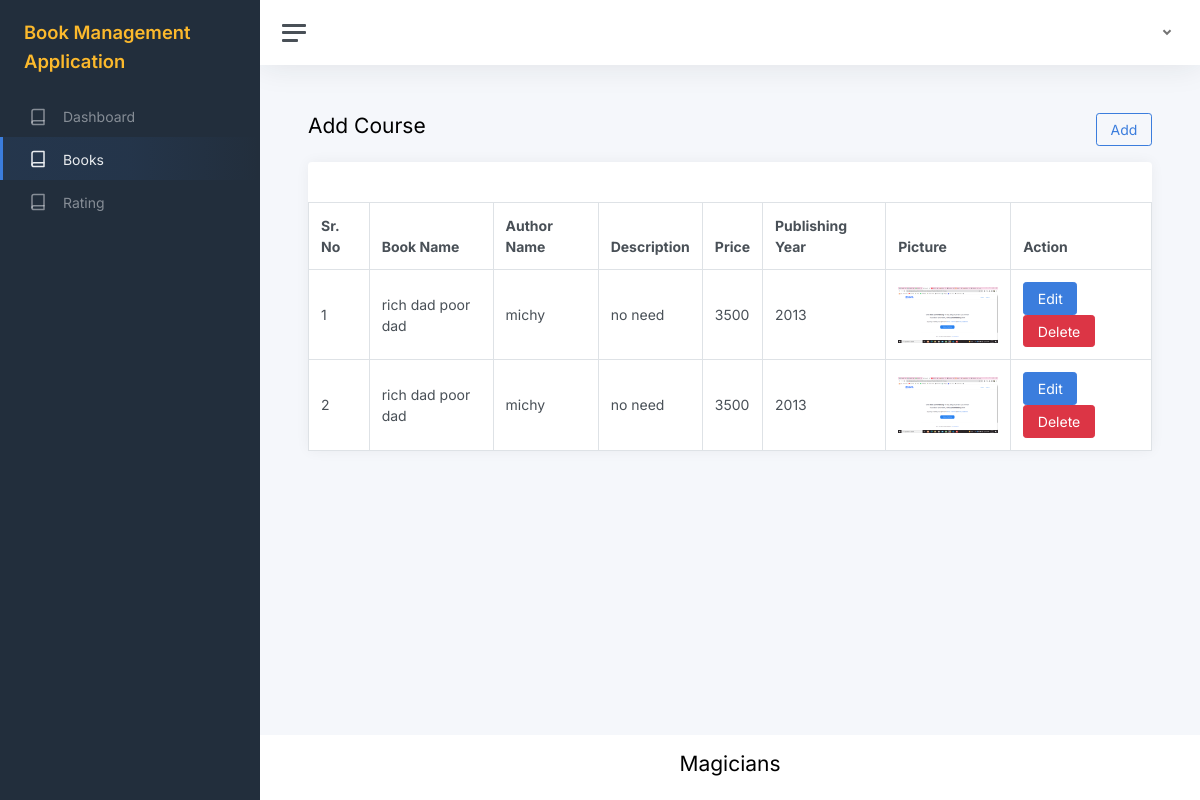
Screenshot of /show-books.php (signed in) with the database file from the repository.
### tables this page shows
CREATE TABLE `book` (
  `id` int(11) NOT NULL,
  `book_name` varchar(255) NOT NULL,
  `author_name` varchar(255) NOT NULL,
  `description` varchar(255) NOT NULL,
  `price` varchar(255) NOT NULL,
  `publishing_year` varchar(255) NOT NULL,
  `picture` varchar(255) NOT NULL,
  `created_at` timestamp NOT NULL DEFAULT current_timestamp()
);

### show-books.php (the view, shortened to what this page needs)
<?php
require_once './database/connection.php';
$sql = "SELECT * FROM `book`";
$result = $conn->query($sql);
$books = $result->fetch_all(MYSQLI_ASSOC);
?>
<!DOCTYPE html>
<html lang="en">
<?php
require_once './partials/head.php';
?>
<body>
	<div class="wrapper">
		<?php require_once './partials/sidebar.php' ?>
		<div class="main">
			<?php require_once './partials/topbar.php' ?>
			<main class="content">
				<div class="container-fluid p-0">
					<div class="row mb-3">
						<div class="col-6">
							<h1 class="h3">Add Course</h1>
						</div>
						<div class="col-6 text-end">
							<a href="./add-book.php" class="btn btn-outline-primary">Add</a>
						</div>
					</div>
					<div class="row">
						<div class="col-12">
							<div class="card">
								<div class="card-body">
								</div>
								<table class="table table-bordered m-0">
									<?php
									if ($result->num_rows > 0) { ?>
										<thead>
											<tr>
												<th>Sr. No</th>
												<th>Book Name</th>
												<th>Author Name</th>
												<th>Description</th>
												<th>Price</th>
												<th>Publishing Year</th>
												<th>Picture</th>
												<th>Action</th>
											</tr>
										</thead>
										<tbody>
											<?php
											$sr = 1;
											foreach ($books as $book) { ?>
												<tr>
													<td><?php echo $sr++; ?></td>
													<td><?php echo $book['book_name']; ?></td>
													<td><?php echo $book['author_name']; ?></td>
													<td><?php echo $book['description']; ?></td>
													<td><?php echo $book['price']; ?></td>
													<td><?php echo $book['publishing_year']; ?></td>
													<td><img src="<?php echo $book['picture']; ?>" alt="Book Picture" style="max-width: 100px;"></td>
													<td>
														<a href="./edit-books.php?id=<?php echo $book['id'] ?>" class="btn btn-primary">Edit</a>
														<a href="./delete-books.php?id=<?php echo $book['id'] ?>" class="btn btn-danger">Delete</a>
													</td>
												</tr>
											<?php
											}
											?>
										</tbody>
								</table>
							<?php
									} else { ?>
								<div class="alert alert-info m-0">No record found!</div>
							<?php
									}
							?>
							</div>
						</div>
					</div>
				</div>
			</main>
			<?php require_once './partials/footer.php' ?>
		</div>
	</div>
</body>
</html>

### partials/head.php (shortened to what this page needs)
<head>
    <link href="https://cdn.jsdelivr.net/npm/bootstrap@5.3.1/dist/css/bootstrap.min.css" rel="stylesheet">
    <link href="./assets/css/app.css" rel="stylesheet">
</head>

### partials/sidebar.php
<nav id="sidebar" class="sidebar js-sidebar">
    <div class="sidebar-content js-simplebar">
        <a class="sidebar-brand" href="./">
            <span class="align-middle text-warning">Book Management Application</span>
        </a>
        <ul class="sidebar-nav">
            <li class="sidebar-item" id="dashboard-menu">
                <a class="sidebar-link" href="./">
                    <i class="align-middle" data-feather="book"></i> <span class="align-middle">Dashboard</span>
                </a>
            </li>
            <li class="sidebar-item" id="courses-menu">
                <a class="sidebar-link" href="./show-books.php">
                    <i class="align-middle" data-feather="book"></i> <span class="align-middle">Books</span>
                </a>
            </li>
            <li class="sidebar-item" id="courses-menu">
                <a class="sidebar-link" href="./Rating-admin.php">
                    <i class="align-middle" data-feather="book"></i> <span class="align-middle" id="">Rating</span>
                </a>
            </li>
        </ul>
    </div>
</nav>

### partials/topbar.php (shortened to what this page needs)
<nav class="navbar navbar-expand navbar-light navbar-bg">
    <a class="sidebar-toggle js-sidebar-toggle">
        <i class="hamburger align-self-center"></i>
    </a>
    <div class="navbar-collapse collapse">
        <ul class="navbar-nav navbar-align">
            <li class="nav-item dropdown">
                <a class="nav-link dropdown-toggle d-none d-sm-inline-block" href="#" data-bs-toggle="dropdown">
                </a>
            </li>
        </ul>
    </div>
</nav>

### partials/footer.php
<footer class="footer">
    <div class="container-fluid">
        <div class="row text-muted">
            <div class="col-12 text-center">
                <h3>Magicians</h3>
            </div>
        </div>
    </div>
</footer>

### rows the page displays
book: book_name "rich dad poor dad", author_name "michy", description "no need", price "3500", publishing_year "2013", picture (picture)
book: book_name "rich dad poor dad", author_name "michy", description "no need", price "3500", publishing_year "2013", picture (picture)
